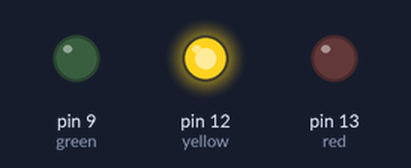
The sketch below on a simulated Arduino Uno, built with avr-gcc and run on an emulated ATmega328P. Shown: output pins drawn as LEDs (lit = HIGH).

Above: at 0.2 s.
At 0.7 s:
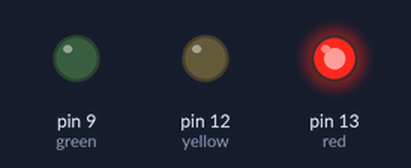
At 3.5 s:
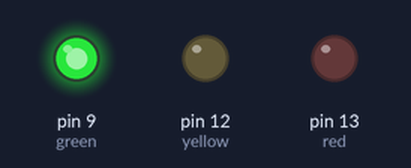
Timing chart, 0 to 4.6 s (numbered marks = the images above):
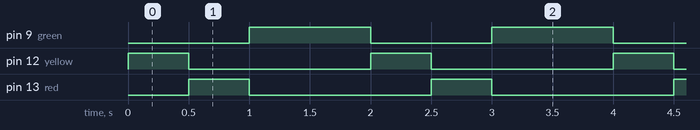

Measured:
- by itself, pin 9 (green): alternates HIGH for 1.0 s and LOW for 1.0 s
- by itself, pin 12 (yellow), pin 13 (red): alternates HIGH for 0.50 s and LOW for 1.5 s
- by itself, everything shown: repeats every 2.0 s, in 3 steps

The sketch:

changecolors.ino
```cpp
int red = 13;
int yellow = 12;
int green = 9;

void setup() {
pinMode(red, OUTPUT);
pinMode(yellow, OUTPUT);
pinMode(green, OUTPUT);
}

void loop() {
changeLights();
delay(500);

}
void changeLights(){
  digitalWrite(green, LOW);
  digitalWrite(yellow, HIGH);
  digitalWrite(red, LOW);
  delay(500);

  digitalWrite(yellow, LOW);
  digitalWrite(red, HIGH);
  digitalWrite(green, LOW);
  delay(500);


  digitalWrite(yellow, LOW);
  digitalWrite(red, LOW);
  digitalWrite(green, HIGH);
  delay(500);

}
```
